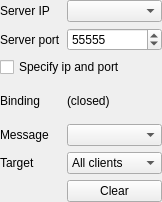
<?xml version="1.0" encoding="UTF-8"?>
<ui version="4.0">
 <class>SAKSocketServerToolUi</class>
 <widget class="QWidget" name="SAKSocketServerToolUi">
  <property name="geometry">
   <rect>
    <x>0</x>
    <y>0</y>
    <width>162</width>
    <height>202</height>
   </rect>
  </property>
  <property name="windowTitle">
   <string notr="true">Form</string>
  </property>
  <layout class="QGridLayout" name="gridLayout">
   <property name="leftMargin">
    <number>0</number>
   </property>
   <property name="topMargin">
    <number>0</number>
   </property>
   <property name="rightMargin">
    <number>0</number>
   </property>
   <property name="bottomMargin">
    <number>0</number>
   </property>
   <item row="0" column="0">
    <widget class="QLabel" name="label">
     <property name="sizePolicy">
      <sizepolicy hsizetype="Fixed" vsizetype="Preferred">
       <horstretch>0</horstretch>
       <verstretch>0</verstretch>
      </sizepolicy>
     </property>
     <property name="text">
      <string>Server IP</string>
     </property>
    </widget>
   </item>
   <item row="0" column="1">
    <widget class="xToolsIpComboBox" name="comboBoxServerIp">
     <property name="sizePolicy">
      <sizepolicy hsizetype="Ignored" vsizetype="Fixed">
       <horstretch>0</horstretch>
       <verstretch>0</verstretch>
      </sizepolicy>
     </property>
    </widget>
   </item>
   <item row="1" column="0">
    <widget class="QLabel" name="label_2">
     <property name="sizePolicy">
      <sizepolicy hsizetype="Fixed" vsizetype="Preferred">
       <horstretch>0</horstretch>
       <verstretch>0</verstretch>
      </sizepolicy>
     </property>
     <property name="text">
      <string>Server port</string>
     </property>
    </widget>
   </item>
   <item row="1" column="1">
    <widget class="xToolsSpinBox" name="spinBoxServerPort">
     <property name="maximum">
      <number>65535</number>
     </property>
     <property name="value">
      <number>55555</number>
     </property>
    </widget>
   </item>
   <item row="2" column="0" colspan="2">
    <widget class="xToolsCheckBox" name="checkBoxSpecifyIpAndPort">
     <property name="text">
      <string>Specify ip and port</string>
     </property>
    </widget>
   </item>
   <item row="3" column="0">
    <widget class="QLabel" name="labelCntext">
     <property name="sizePolicy">
      <sizepolicy hsizetype="Fixed" vsizetype="Preferred">
       <horstretch>0</horstretch>
       <verstretch>0</verstretch>
      </sizepolicy>
     </property>
     <property name="text">
      <string>Binding</string>
     </property>
    </widget>
   </item>
   <item row="3" column="1">
    <widget class="QLabel" name="labelBindingInfo">
     <property name="text">
      <string>(closed)</string>
     </property>
    </widget>
   </item>
   <item row="4" column="0">
    <widget class="QLabel" name="labelMessageType">
     <property name="sizePolicy">
      <sizepolicy hsizetype="Fixed" vsizetype="Preferred">
       <horstretch>0</horstretch>
       <verstretch>0</verstretch>
      </sizepolicy>
     </property>
     <property name="text">
      <string>Message</string>
     </property>
    </widget>
   </item>
   <item row="4" column="1">
    <widget class="xToolsWebSocketMessageTypeComboBox" name="comboBoxMessageType"/>
   </item>
   <item row="5" column="0">
    <widget class="QLabel" name="label_3">
     <property name="sizePolicy">
      <sizepolicy hsizetype="Fixed" vsizetype="Preferred">
       <horstretch>0</horstretch>
       <verstretch>0</verstretch>
      </sizepolicy>
     </property>
     <property name="text">
      <string>Target</string>
     </property>
    </widget>
   </item>
   <item row="5" column="1">
    <widget class="QComboBox" name="comboBoxClientList">
     <item>
      <property name="text">
       <string>All clients</string>
      </property>
     </item>
    </widget>
   </item>
   <item row="6" column="1">
    <widget class="QPushButton" name="pushButtonClear">
     <property name="text">
      <string>Clear</string>
     </property>
    </widget>
   </item>
  </layout>
 </widget>
 <customwidgets>
  <customwidget>
   <class>xToolsCheckBox</class>
   <extends>QCheckBox</extends>
   <header location="global">xToolsCheckBox.h</header>
  </customwidget>
  <customwidget>
   <class>xToolsSpinBox</class>
   <extends>QSpinBox</extends>
   <header location="global">xToolsSpinBox.h</header>
  </customwidget>
  <customwidget>
   <class>xToolsIpComboBox</class>
   <extends>QComboBox</extends>
   <header location="global">xToolsIpComboBox.h</header>
  </customwidget>
  <customwidget>
   <class>xToolsWebSocketMessageTypeComboBox</class>
   <extends>QComboBox</extends>
   <header location="global">xToolsWebSocketMessageTypeComboBox.h</header>
  </customwidget>
 </customwidgets>
 <resources/>
 <connections/>
</ui>
